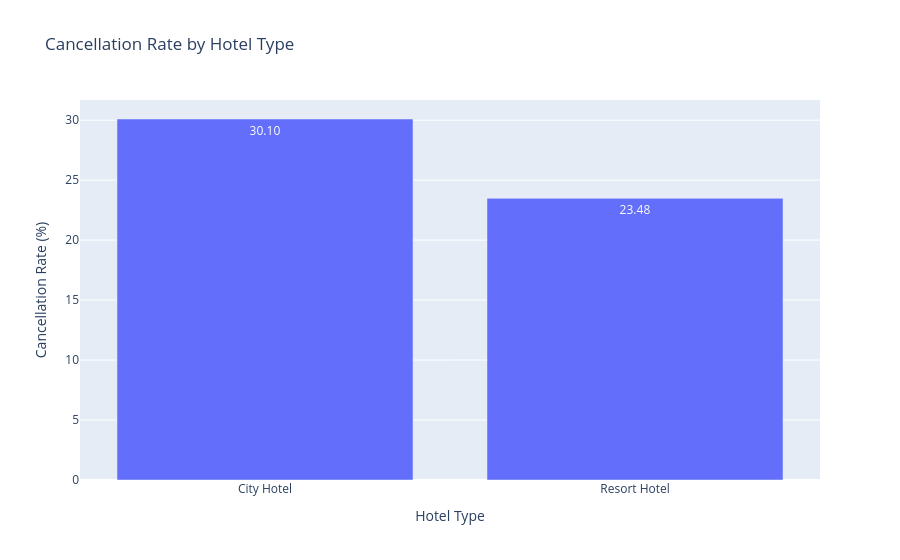

This figure's notebook cell:
### Markdown cell above
## 8. Cancellation Rate by Hotel Type

### Code cell
hotel_rates = (
    df.groupby("hotel", observed=False)["is_canceled"]
      .mean()
      .mul(100)
      .reset_index(name="cancellation_rate")
)

fig = px.bar(
    hotel_rates,
    x="hotel",
    y="cancellation_rate",
    text_auto=".2f",
    title="Cancellation Rate by Hotel Type",
    labels={"hotel": "Hotel Type", "cancellation_rate": "Cancellation Rate (%)"}
)
fig.show()

highest_hotel = hotel_rates.loc[
    hotel_rates["cancellation_rate"].idxmax()
]

print(
    f"Observation: {highest_hotel['hotel']} has the higher cancellation rate "
    f"at {highest_hotel['cancellation_rate']:.2f}%."
)

### Figure 1 — Plotly figure (JSON) as saved in the notebook; plotly's stock layout.template omitted (floating-point values rounded to 4 significant figures)
{"data": [{"alignmentgroup": "True", "hovertemplate": "Hotel Type=%{x}<br>Cancellation Rate (%)=%{y}<extra></extra>", "legendgroup": "", "marker": {"color": "#636efa", "pattern": {"shape": ""}}, "name": "", "offsetgroup": "", "orientation": "v", "showlegend": false, "textposition": "auto", "texttemplate": "%{y:.2f}", "type": "bar", "x": ["City Hotel", "Resort Hotel"], "xaxis": "x", "y": [30.1, 23.48], "yaxis": "y"}], "layout": {"barmode": "relative", "legend": {"tracegroupgap": 0}, "title": {"text": "Cancellation Rate by Hotel Type"}, "xaxis": {"anchor": "y", "domain": [0, 1], "title": {"text": "Hotel Type"}}, "yaxis": {"anchor": "x", "domain": [0, 1], "title": {"text": "Cancellation Rate (%)"}}}}
